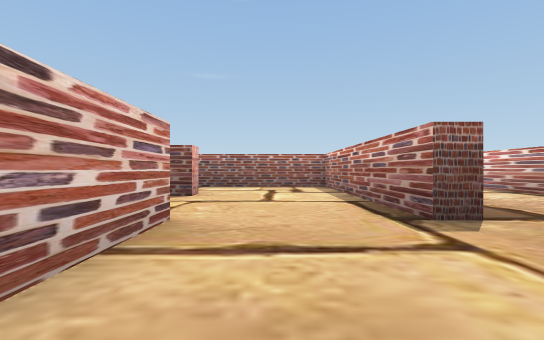
View 1 (above)

18 first-person views from a walk through a Unity game level. The camera is 0.5 m above the floor, looks level and sees 85° across. The floor is counted in squares, 1 m on a side. Each view is taken from the middle of a square. On the plan, view 1 faces up. The plan holds only what a view shows up to about 9 squares ahead; the rest is blank.

View 2
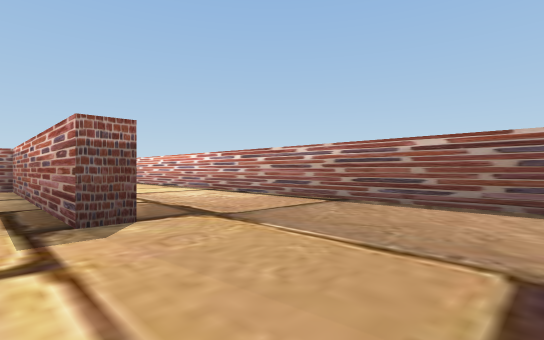

View 3
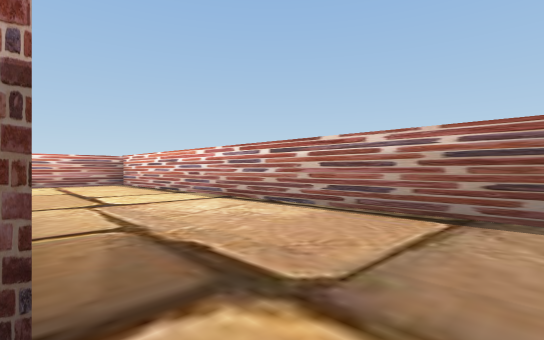

View 4
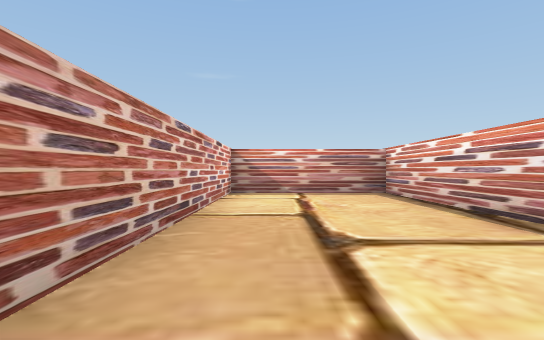

View 5
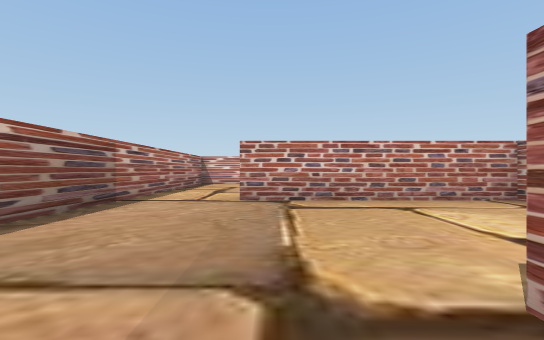

View 6
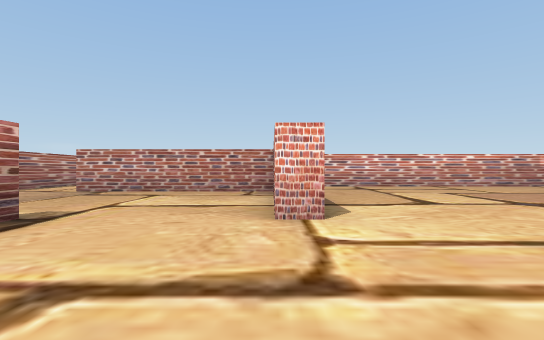

View 7
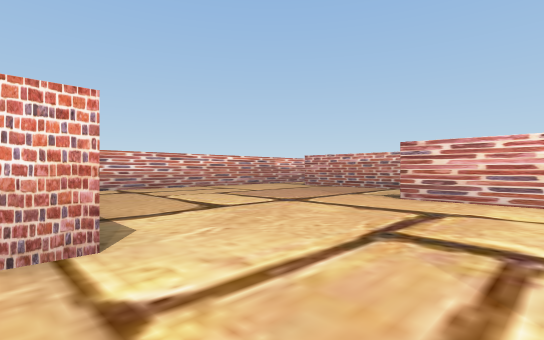

View 8
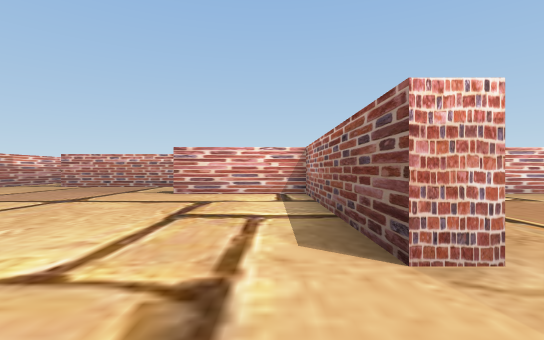

View 9
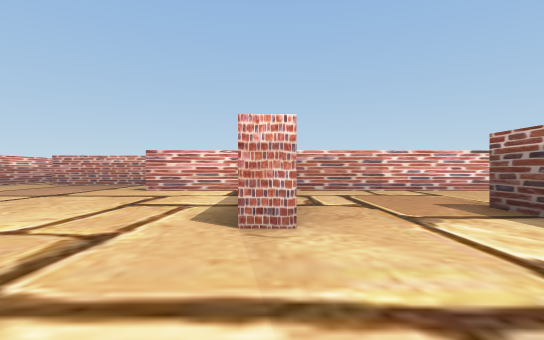

View 10
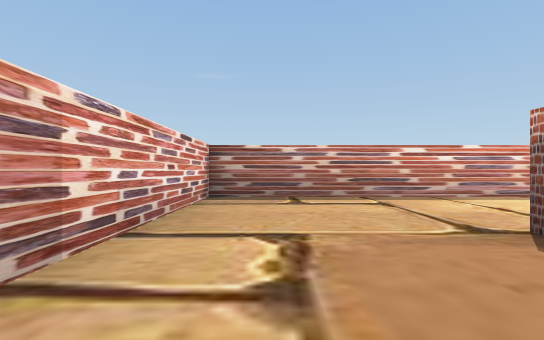

View 11
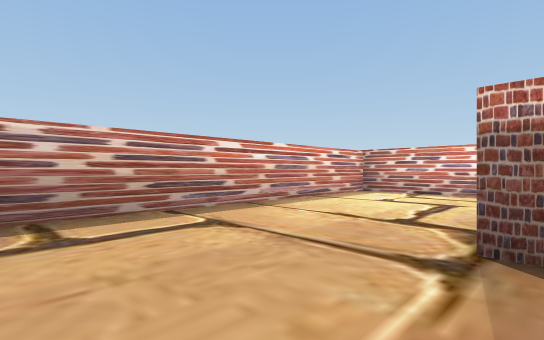

View 12
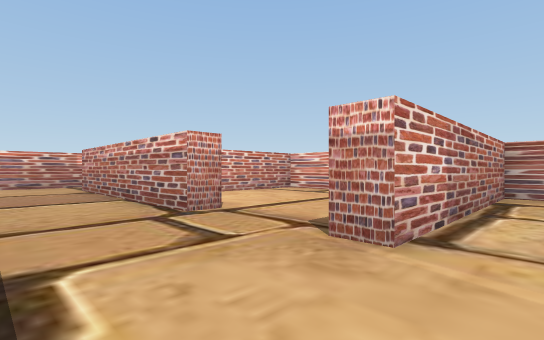

View 13
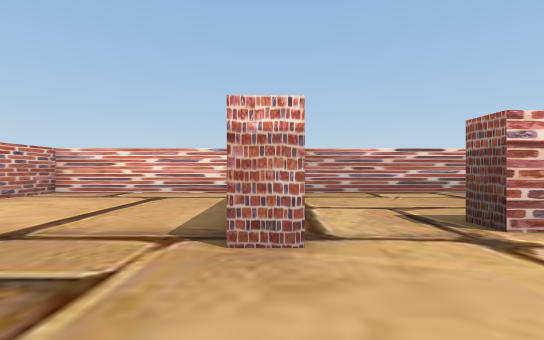

View 14
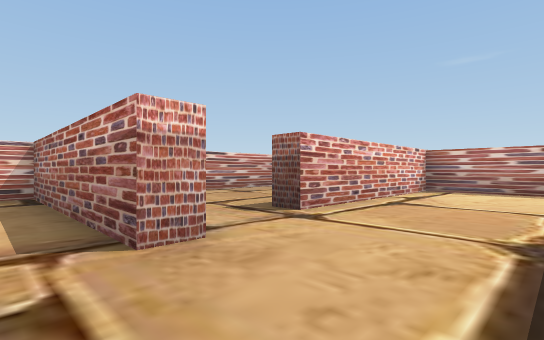

View 15
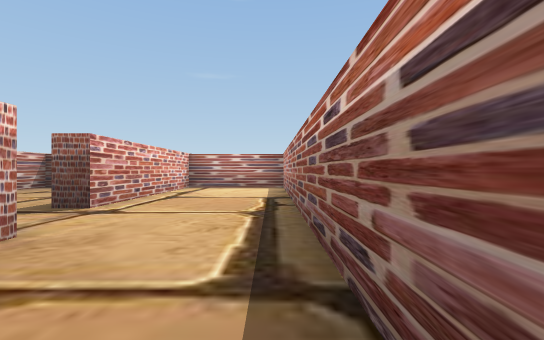

View 16
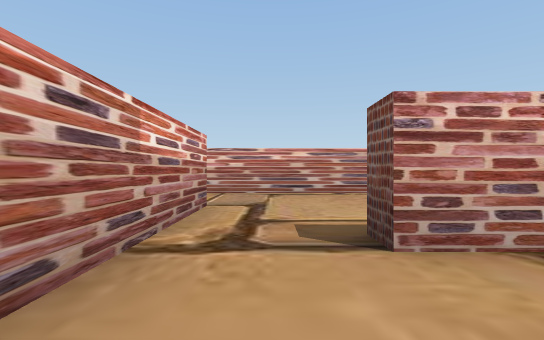

View 17
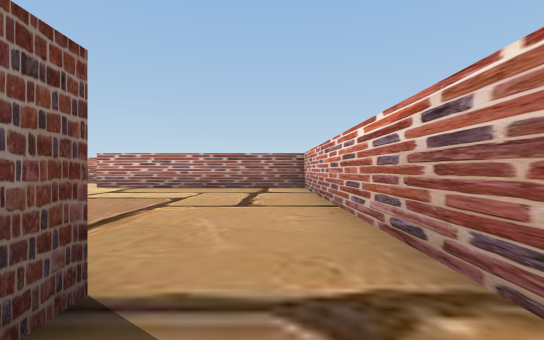

View 18
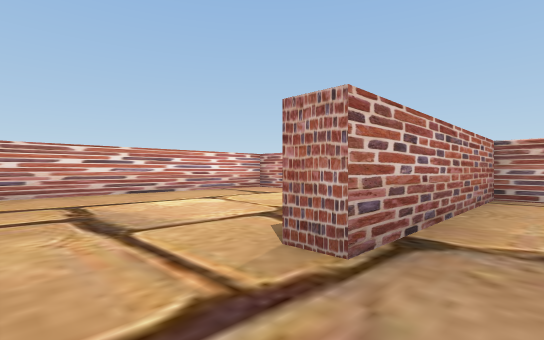

### Floor plan
Points are (right, up) in squares from view 1. A wall is a line through its corners. A room is listed if a view was taken in it or the views show most of it. See-through windows are left out.
Room 1 (views 1, 2, 3, 4, 5, 18)
walls: (2.1, 2.9) (1.6, 2.9); (-1, 3) (-1, -0.9) (3.5, -0.9); (5.5, -0.5) (5.5, 12.5) (2.1, 12.5) (2.1, 6.9)
ways out: opening at (0.5, 3) to room 2; opening at (4.5, -1) to room 7
Room 2 (views 6, 7, 8, 9, 16)
walls: (-1.5, 6.2) (-1.5, 5.7) (-6.2, 5.7) (-6.2, 2.9); (1.6, 2.9) (1.6, 8.9) (-2.9, 8.9); (-8.8, 2.5) (-8.8, -1.3); (-8.4, -2.9) (-1.5, -2.9) (-1.5, 3) (-1, 3)
ways out: opening at (0.5, 3) to room 1; opening at (-2, 7.5) to room 3; opening at (-7.5, 3) to room 5; opening at (-9, -2) to room 6
Room 3 (views 10, 11)
walls: (-2.9, 8.9) (-2.9, 9.5); (1.6, 10.1) (1.6, 12.5) (-6.2, 12.5) (-6.2, 6.5)
ways out: opening at (-2, 7.5) to room 2
Room 4 (views 12, 13)
walls: (-8.8, 6.2) (-8.8, 5.7); (-6.6, 12.5) (-9.4, 12.5) (-9.4, 7.9); (-6.7, 5.4) (-6.7, 12.1)
ways out: opening at (-7.5, 6) to room 5; opening at (-10, 7) to room 9
Room 5 (views 14, 15)
walls: (-8.8, 3.7) (-8.8, 2.5); (-6.7, 4.2) (-6.7, 5.4)
ways out: opening at (-7.5, 3) to room 2; opening at (-7.5, 6) to room 4; opening at (-9, 4.5) to room 8
Room 6 (view 17)
walls: (-11.1, -2.9) (-8.4, -2.9); (-8.8, -1.3) (-9.4, -1.3); (-13.5, 0.1) (-13.5, -2.5)
ways out: opening at (-9, -2) to room 2; opening at (-12.5, -3)
Room 7 (no view inside)
walls: (5.5, -5) (5.5, -0.5); (3.5, -0.9) (3.5, -1.4); (-1, -5.5) (-1, -6.5) (4.8, -6.5)
ways out: opening at (4.5, -1) to room 1
Room 8 (no view inside)
walls: (-9.4, 3.7) (-8.8, 3.7); (-8.8, 5.7) (-13.5, 5.7) (-13.5, 1.3) (-11, 1.3)
ways out: opening at (-9, 4.5) to room 5
Room 9 (no view inside)
walls: (-9.4, 7.9) (-9.9, 7.9); (-13.5, 12.5) (-13.5, 6.2) (-8.8, 6.2)
ways out: opening at (-10, 7) to room 4

Positions as (right, up) in squares from view 1, and headings:
1: (0, 0), facing up
2: (1, 0), facing up-right
3: (2, 2), facing up-right
4: (3, 6), facing up
5: (3, 4), facing down
6: (-1, 6), facing down
7: (-1, 5), facing down-left
8: (0, 5), facing left
9: (1, 6), facing left
10: (-5, 7), facing up
11: (-5, 9), facing up-right
12: (-7, 7), facing down-left
13: (-7, 6), facing left
14: (-7, 5), facing up-left
15: (-7, 4), facing up
16: (-7, -2), facing left
17: (-10, -2), facing right
18: (5, 0), facing down-left
